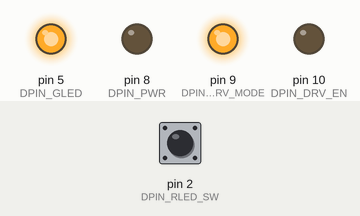
Recording of a sketch running on a simulated Arduino Uno, built with avr-gcc and run on an emulated ATmega328P. Parts: output pins drawn as LEDs (lit = HIGH). The test bench sets the inputs (shaded band); at power-on: pin 2 (DPIN_RLED_SW) LOW.

Above: at 1.2 s.
1.3 s: pin 2 (DPIN_RLED_SW) pulled HIGH for 1 s
At 1.52 s:
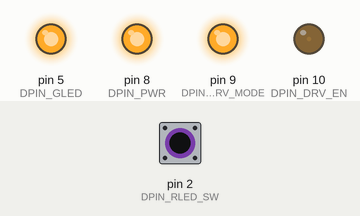
At 3.2 s:
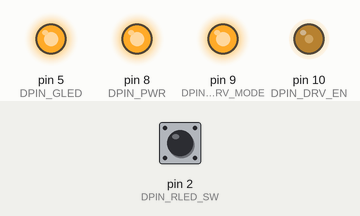
4.3 s: pin 2 (DPIN_RLED_SW) pulled HIGH for 3.2 s
9.0 s: pin 2 (DPIN_RLED_SW) pulled HIGH for 0.15 s
At 9.6 s:
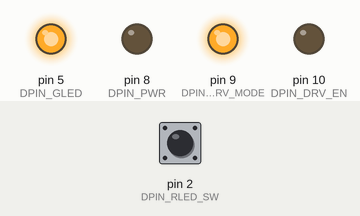
Timing chart, 0 to 12.0 s (numbered marks = the images above; inputs shaded):
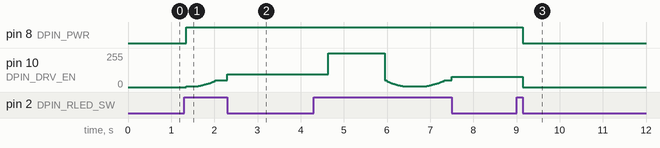

Measured:
- after the input at 1.3 s, pin 8 (DPIN_PWR): LOW → HIGH after 0.05 s; pin 10 (DPIN_DRV_EN): moves from 0/255 to 97/255 over 1.0 s, starting after 0.05 s
- after the input at 9.0 s, pin 8 (DPIN_PWR): HIGH → LOW after 0.15 s; pin 10 (DPIN_DRV_EN): 78/255 → 0/255 after 0.15 s

The sketch:

hexbright_demo_fades.ino
```cpp
/*
  Hexbright demo firmware: Fades
  Andrew Magill  9/2012

  1. Hold button down.  Light fades up and down.
  2. Let go of button.  Light holds current brightness.
  3. Press button.  Light turns off.
*/

// Pin assignments
#define DPIN_RLED_SW            2
#define DPIN_GLED               5
#define DPIN_PWR                8
#define DPIN_DRV_MODE           9
#define DPIN_DRV_EN             10
// Modes
#define MODE_OFF                0
#define MODE_FADE               1
#define MODE_ON                 2

byte mode;
boolean btnDown;
unsigned long lastTime, btnTime;
int bright, fadeDir;

void setup()
{
  pinMode(DPIN_PWR,      INPUT);
  digitalWrite(DPIN_PWR, LOW);

  // Initialize GPIO
  pinMode(DPIN_RLED_SW,  INPUT);
  pinMode(DPIN_GLED,     OUTPUT);
  pinMode(DPIN_DRV_MODE, OUTPUT);
  pinMode(DPIN_DRV_EN,   OUTPUT);
  digitalWrite(DPIN_DRV_MODE, HIGH);
  digitalWrite(DPIN_DRV_EN,   LOW);
  digitalWrite(DPIN_GLED, HIGH);

  mode = MODE_OFF;
  btnDown = digitalRead(DPIN_RLED_SW);
  btnTime = millis();
}

void loop()
{
  unsigned long time = millis();
  boolean newBtnDown = digitalRead(DPIN_RLED_SW);

  switch (mode)
  {
  case MODE_OFF:
    if (btnDown && newBtnDown && time-btnTime>50)
    {
      mode = MODE_FADE;
      bright = 0;
      fadeDir = 1;
      pinMode(DPIN_PWR,      OUTPUT);
      digitalWrite(DPIN_PWR, HIGH);
    }
    break;
  case MODE_FADE:
    if (time-lastTime > 5)
    {
      lastTime = time;
      if (fadeDir>0 && bright==255) fadeDir = -1;
      if (fadeDir<0 && bright==0  ) fadeDir =  1;
      bright += fadeDir;
      unsigned int gamma = (bright*bright)>>8;
      if (gamma < 6) gamma = 6;
      analogWrite(DPIN_DRV_EN, gamma);
    }
    if (!btnDown && !newBtnDown && time-btnTime>50)
      mode = MODE_ON;
    break;
  case MODE_ON:
    if (btnDown && newBtnDown && time-btnTime>200)
      mode = MODE_FADE;
    if (btnDown && !newBtnDown)
    {
      mode = MODE_OFF;
      digitalWrite(DPIN_DRV_EN, LOW);
      pinMode(DPIN_PWR,      OUTPUT);
      digitalWrite(DPIN_PWR, LOW);
    }
    break;
  }

  if (newBtnDown != btnDown)
  {
    btnTime = time;
    btnDown = newBtnDown;
    delay(50);
  }
}
```
